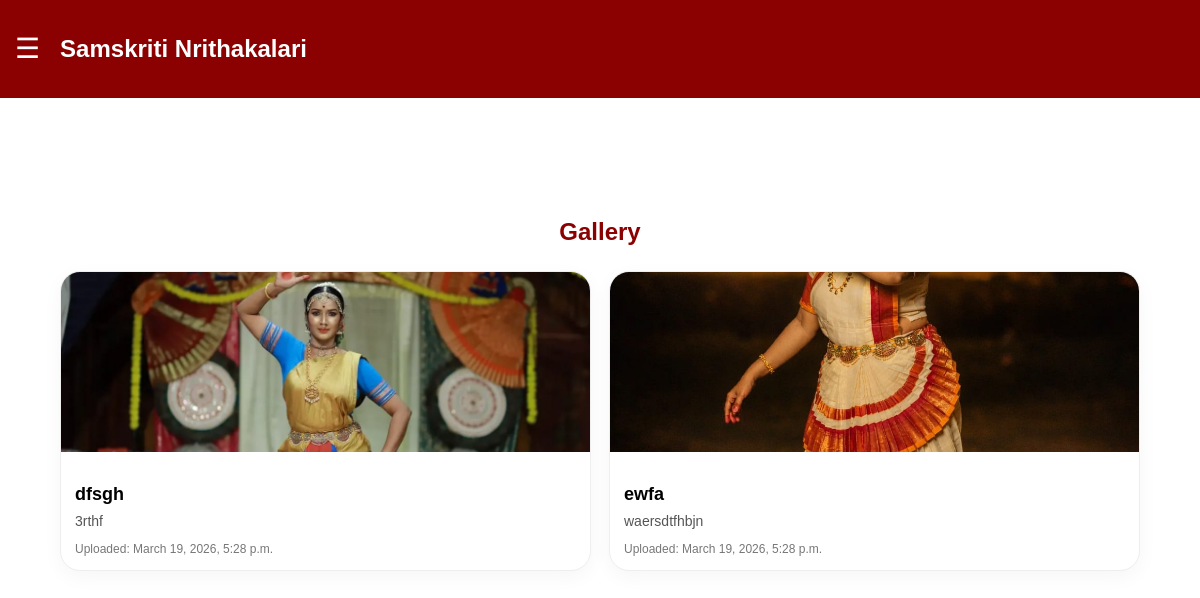
The app's page /gallery/ (signed in) with its own data.
### core/models.py (models this page shows, shortened)
class GalleryImage(models.Model):
    title = models.CharField(max_length=200)
    image = models.ImageField(upload_to="gallery_images/", blank=True, null=True)
    description = models.TextField(blank=True)
    uploaded_at = models.DateTimeField(auto_now_add=True)
    uploaded_by = models.ForeignKey(
        User, on_delete=models.SET_NULL, null=True, blank=True, related_name="gallery_images"
    )
    class Meta:
        ordering = ["-uploaded_at"]

### core/views.py (the view)
# urls.py: path("gallery/", views.gallery, name="gallery"),
@login_required
def gallery(request):
    images = GalleryImage.objects.all().order_by("-uploaded_at")
    return render(request, "gallery.html", {"images": images})

### templates/gallery.html
{% extends 'base.html' %}
{% block content %}
<div style="max-width:1100px;margin:40px auto;padding:30px;">
    <h2 style="text-align:center;color:#8B0000;margin-bottom:25px;">Gallery</h2>
    {% if images %}
        <div style="display:grid;grid-template-columns:repeat(auto-fit,minmax(240px,1fr));gap:18px;">
            {% for img in images %}
                <div style="background:white;border:1px solid #eee;border-radius:20px;overflow:hidden;box-shadow:0 6px 20px rgba(0,0,0,0.04);">
                    <div style="height:180px;background:#fafafa;">
                        {% if img.image %}
                            <img
                                src="{{ img.image.url }}"
                                alt="{{ img.title }}"
                                style="width:100%;height:100%;object-fit:cover;"
                            />
                        {% else %}
                            <div style="width:100%;height:100%;display:flex;align-items:center;justify-content:center;color:#777;">
                                No Image
                            </div>
                        {% endif %}
                    </div>
                    <div style="padding:14px;">
                        <h3 style="margin-bottom:6px;font-size:18px;">{{ img.title }}</h3>
                        {% if img.description %}
                            <p style="margin:0;color:#555;line-height:1.5;font-size:14px;">{{ img.description }}</p>
                        {% endif %}
                        <div style="margin-top:10px;color:#777;font-size:12px;">
                            Uploaded: {{ img.uploaded_at }}
                        </div>
                    </div>
                </div>
            {% endfor %}
        </div>
    {% else %}
        <p style="text-align:center;color:#555;">No gallery images found.</p>
    {% endif %}
</div>
{% endblock %}

### static/css/style.css (style rules this page uses)
body { margin:0; font-family:Arial; }

### records on screen
GalleryImage: image (picture), title "dfsgh", description "3rthf", uploaded_at "March 19, 2026, 5:28 p.m."
GalleryImage: image (picture), title "ewfa", description "waersdtfhbjn", uploaded_at "March 19, 2026, 5:28 p.m."
